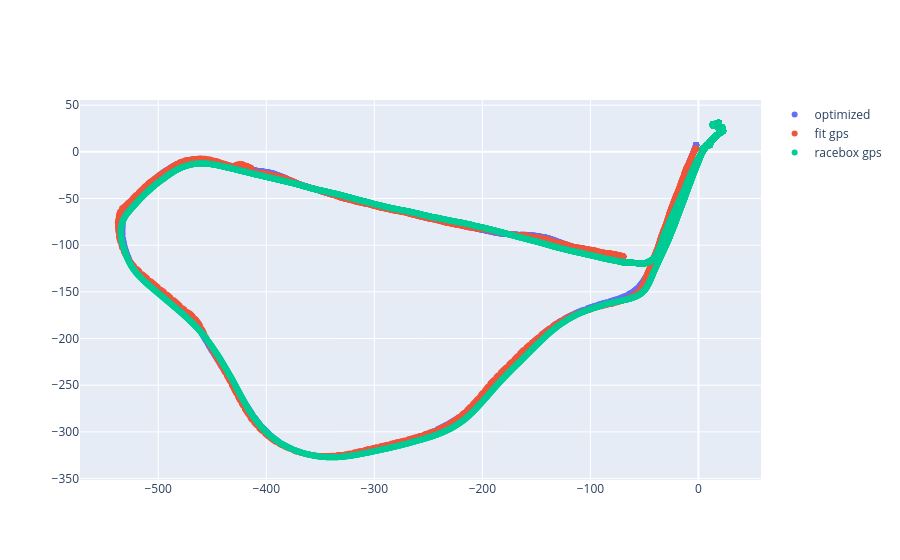

This figure's notebook cell:
### Code cell
pose_arr = np.array([pose.translation() for pose in optimized_poses])
fig = go.Figure()
timestamps = fit_gps.index[:len(optimized_poses)]
fig.add_trace(go.Scatter(x=pose_arr[:, 0], y=pose_arr[:, 1], mode='markers', name='optimized', hovertext=[f'timestamp: {ts}' for ts in timestamps]))
fig.add_trace(go.Scatter(x=fit_enu.x, y=fit_enu.y, mode='markers', name='fit gps', hovertext=[f'timestamp: {ts}' for ts in timestamps]))
fig.add_trace(go.Scatter(x=racebox_enu.x, y=racebox_enu.y, mode='markers', name='racebox gps', hovertext=[f'timestamp: {ts}' for ts in racebox_enu.index]))
fig.show()

### Figure 1 — Plotly figure (JSON) as saved in the notebook; plotly's stock layout.template omitted (floating-point values rounded to 4 significant figures; data arrays with more than 128 entries replaced by an {"elided": "..."} marker saying what was removed)
{"data": [{"hovertext": {"elided": "1516 str values"}, "mode": "markers", "name": "optimized", "type": "scatter", "x": {"elided": "1516 float values"}, "y": {"elided": "1516 float values"}}, {"hovertext": {"elided": "1516 str values"}, "mode": "markers", "name": "fit gps", "type": "scatter", "x": {"elided": "1536 float values"}, "y": {"elided": "1536 float values"}}, {"hovertext": {"elided": "10752 str values"}, "mode": "markers", "name": "racebox gps", "type": "scatter", "x": {"elided": "10752 float values"}, "y": {"elided": "10752 float values"}}], "layout": {}}
